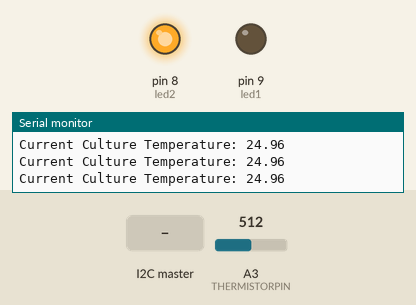
Bench run of a sketch on a simulated Arduino Uno, built with avr-gcc and run on an emulated ATmega328P. Parts: output pins drawn as LEDs (lit = HIGH), the last lines printed to the serial monitor. The test bench sets the inputs (shaded band); at power-on: A3 (THERMISTORPIN) = 512. EEPROM starts erased; pins used as bus, display or sensor lines are not drawn.

Above: at 1.2 s.
1.3 s: the I2C master sends the byte 1
At 2.0 s:
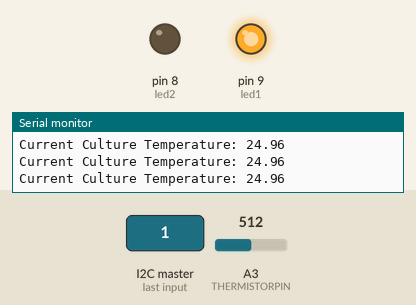
2.8 s: A3 (THERMISTORPIN) set to 771
4.3 s: A3 (THERMISTORPIN) set to 797
At 4.9 s:
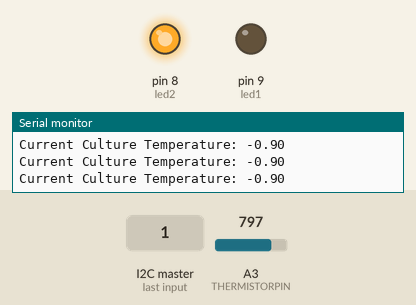
5.8 s: A3 (THERMISTORPIN) set to 716
At 6.4 s:
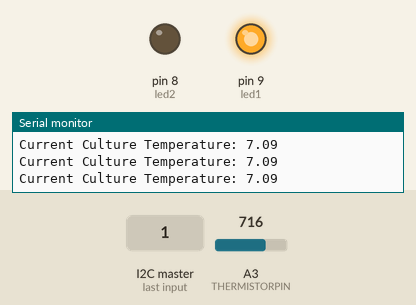
7.3 s: A3 (THERMISTORPIN) set to 900
At 8.4 s:
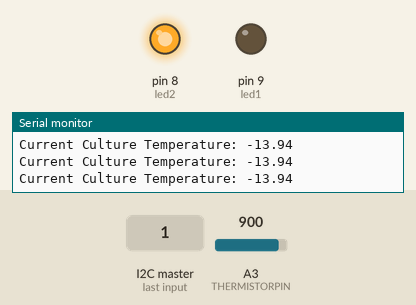
Timing chart, 0 to 9.8 s (numbered marks = the images above; inputs shaded):
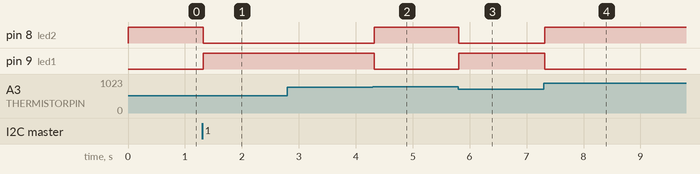

The sketch:

MAIA_Temperature.ino
```cpp
/*

      ███╗   ███╗ █████╗ ██╗ █████╗
      ████╗ ████║██╔══██╗██║██╔══██╗
      ██╔████╔██║███████║██║███████║
      ██║╚██╔╝██║██╔══██║██║██╔══██║
      ██║ ╚═╝ ██║██║  ██║██║██║  ██║
      ╚═╝     ╚═╝╚═╝  ╚═╝╚═╝╚═╝  ╚═╝

      ╔═╗┬┌┬┐┬ ┬  ╔═╗┌─┐┬┌─┐┌┐┌┌─┐┌─┐       ╔╦╗╦╔╦╗  ╔╦╗┌─┐┌┬┐┬┌─┐  ╦  ┌─┐┌┐
      ║  │ │ └┬┘  ╚═╗│  │├┤ ││││  ├┤   ───  ║║║║ ║   ║║║├┤  │││├─┤  ║  ├─┤├┴┐
      ╚═╝┴ ┴  ┴   ╚═╝└─┘┴└─┘┘└┘└─┘└─┘       ╩ ╩╩ ╩   ╩ ╩└─┘─┴┘┴┴ ┴  ╩═╝┴ ┴└─┘

      Modular, low-cost and portable bio reactor.

      Temperature Module Firmware.
      Andres Rico - aricom@mit.edu
 */

#include <Wire.h> //I2C Communication
#include <EEPROM.h> //EEPROM access library.

//Definitions for thermistor temperature option.
#define SERIESRESISTOR 10000
#define THERMISTORPIN 3
#define TEMPERATURENOMINAL 25
#define BCOEFFICIENT 3950
#define THERMISTORNOMINAL 10000

int led1 = 9; //Blue LED
int led2 = 8; //Red LED
int peltier = 1; //Peltier pin.

int x = 0; //Variable for storing incoming i2c message.

float temp_average = 0; //Float for stroing temperature sensoir value.

void setup() {
  // put your setup code here, to run once:

  Serial.begin(115200);
  Serial.println("Hello MAIA Temperature Module");

  pinMode(led1, OUTPUT);
  pinMode(led2, OUTPUT);
  pinMode(peltier, OUTPUT);

  digitalWrite(led1, LOW);
  digitalWrite(led2, LOW);
  digitalWrite(peltier, LOW);

  x = EEPROM.read(0); //Check eproom to turn on last value of temperature that was sent. Essential for when power fluctuates on chip.

  Wire.begin(3);
  Wire.onReceive(receiveEvent);
  Serial.println("Ready To Begin!");
}

void loop() {
  //Serial.println(Wire.read());

  while (temp_average < x) { //Peltier will heat up anytime that temperature is below target.

    digitalWrite(peltier, HIGH);
    digitalWrite(led2, HIGH); //Red led on for heating up.
    digitalWrite(led1, LOW);
    get_temperature();

  }
  digitalWrite(peltier, LOW);
  digitalWrite(led1, HIGH); //Blue led on when temperature is correct or reactor is cooling down.
  digitalWrite(led2, LOW);
  get_temperature();

}

void receiveEvent(int bytes) { //Runs when i2c receives message.

  x = Wire.read(); //Reads i2c message.
  Serial.print("Received Target Temperature of: ");
  Serial.println(x);

  EEPROM.write(0,x); //Sets new value on internal memory in case module restarts.
}

void get_temperature() { //Oversamples NTC analog pin to get average of temperature.

  //Thermistor Temperature
  temp_average = 0;
  for (int i =0; i < 50 ; i++) { //50 samples per average.

    float therm_reading;

    therm_reading = analogRead(THERMISTORPIN);

    // convert the value to resistance
    therm_reading = (1023 / therm_reading)  - 1;     // (1023/ADC - 1)
    therm_reading = SERIESRESISTOR / therm_reading;  // 10K / (1023/ADC - 1)

    float thermTemp;
    thermTemp = therm_reading / THERMISTORNOMINAL;     // (R/Ro)
    thermTemp = log(thermTemp);                  // ln(R/Ro)
    thermTemp /= BCOEFFICIENT;                   // 1/B * ln(R/Ro)
    thermTemp += 1.0 / (TEMPERATURENOMINAL + 273.15); // + (1/To)
    thermTemp = 1.0 / thermTemp;                 // Invert
    thermTemp -= 273.15; // convert absolute temp to C

    temp_average = temp_average + thermTemp;

  }

  temp_average = temp_average / 50; //Define temperature value.
  Serial.print("Current Culture Temperature: ");
  Serial.println(temp_average);

}
```

Measured:
- the behaviour switches between 778 and 779 on A3 (THERMISTORPIN) (found by bisection; images 1 and 2)
- after the input at 1.3 s, pin 8 (led2): HIGH → LOW at once; pin 9 (led1): LOW → HIGH at once
- after the input at 4.3 s, pin 8 (led2): LOW → HIGH at once; pin 9 (led1): HIGH → LOW at once
- after the input at 5.8 s, pin 8 (led2): HIGH → LOW at once; pin 9 (led1): LOW → HIGH at once
- after the input at 7.3 s, pin 8 (led2): LOW → HIGH at once; pin 9 (led1): HIGH → LOW at once
